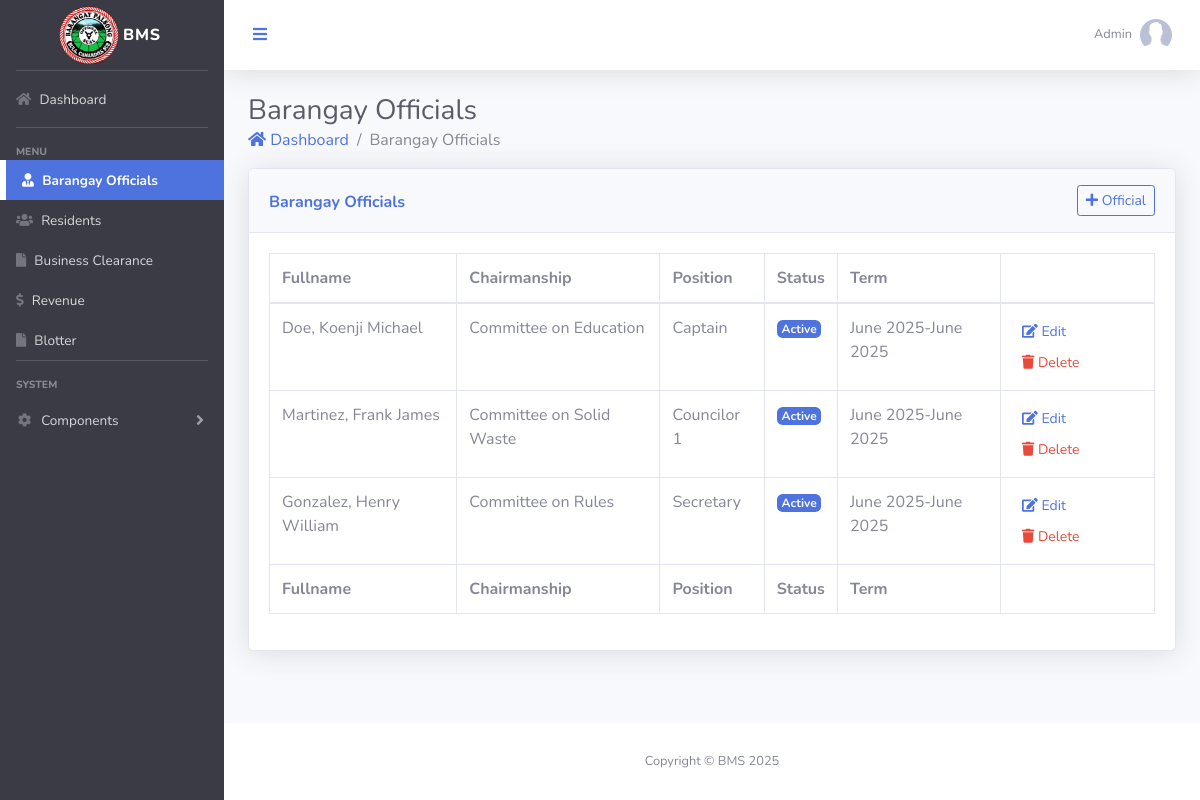
The app's page /officials.php (signed in) with its own data.
### tables this page shows
CREATE TABLE `residents` (
  `id` int(11) NOT NULL,
  `national_id` varchar(25) NOT NULL,
  `citizenship` varchar(25) NOT NULL,
  `img` varchar(45) DEFAULT NULL,
  `firstname` varchar(45) NOT NULL,
  `middlename` varchar(45) DEFAULT NULL,
  `lastname` varchar(45) NOT NULL,
  `birthdate` date NOT NULL,
  `age` int(11) NOT NULL,
  `civilstatus` enum('single','married','widow') NOT NULL DEFAULT 'single',
  `sex` enum('male','female') NOT NULL DEFAULT 'male',
  `is_voter` enum('yes','no') NOT NULL DEFAULT 'no',
  `email` varchar(45) NOT NULL,
  `occupation` varchar(45) NOT NULL,
  `address` text NOT NULL,
  `is_deceased` enum('yes','no') NOT NULL DEFAULT 'no',
  `purok_id` int(11) NOT NULL,
  `is_indigenous` enum('yes','no') NOT NULL DEFAULT 'yes',
  `salary` varchar(45) DEFAULT '0',
  `created_at` timestamp NOT NULL DEFAULT current_timestamp(),
  `updated_at` timestamp NOT NULL DEFAULT current_timestamp()
);

CREATE TABLE `officials` (
  `id` int(11) NOT NULL,
  `status` enum('Active','Inactive') NOT NULL DEFAULT 'Active',
  `chairmanship_id` int(11) NOT NULL,
  `position_id` int(11) NOT NULL,
  `term_id` int(11) NOT NULL,
  `resident_id` int(11) NOT NULL,
  `created_at` timestamp NOT NULL DEFAULT current_timestamp(),
  `updated_at` timestamp NOT NULL DEFAULT current_timestamp()
);

CREATE TABLE `chairmanship` (
  `id` int(11) NOT NULL,
  `title` varchar(45) NOT NULL,
  `created_at` timestamp NOT NULL DEFAULT current_timestamp(),
  `updated_at` timestamp NOT NULL DEFAULT current_timestamp()
);

CREATE TABLE `position` (
  `id` int(11) NOT NULL,
  `position` varchar(45) NOT NULL,
  `order` int(11) NOT NULL,
  `created_at` timestamp NOT NULL DEFAULT current_timestamp(),
  `updated_at` timestamp NOT NULL DEFAULT current_timestamp()
);

CREATE TABLE `official_term` (
  `id` int(11) NOT NULL,
  `start_term` date NOT NULL,
  `end_term` date NOT NULL,
  `created_at` timestamp NOT NULL DEFAULT current_timestamp(),
  `updated_at` timestamp NOT NULL DEFAULT current_timestamp()
);

### model/Officials/OfficialList.php (called while the page is built, shortened)
<?php
	if (isset($_SESSION['role'])) {
		$query = [];
		$result = [];
		$query['officials'] = "SELECT
			O.id AS id,
			O.resident_id AS resident_id,
			O.position_id AS position_id,
			O.chairmanship_id AS chairmanship_id,
			O.status AS status,
			C.title AS chairmanship,
			O.term_id AS term,
			OT.start_term AS start_term,
			OT.end_term AS end_term,
			P.position AS position,
			O.created_at AS created_at,
			O.updated_at AS updated_at
			FROM `officials` AS O
			INNER JOIN chairmanship AS C ON O.chairmanship_id = C.id
			INNER JOIN position AS P ON O.position_id = P.id
			INNER JOIN official_term AS OT ON O.term_id = OT.id";
		$result['officials'] = $conn->query($query['officials']);
		$official = [];
		$query['official_term'] = "SELECT * FROM `official_term`";
		$query['chairmanship'] = "SELECT * FROM `chairmanship`";
		$query['position'] = "SELECT * FROM `position`";
		$query['residents'] = "SELECT * FROM `residents` ORDER BY `lastname`";
		$result['residents'] = $conn->query($query['residents']);
		$residents = [];
	}
?>

### officials.php (shortened to what this page needs)
<?php
    include 'server/Database.php';
    include 'model/officials/OfficialList.php';
?>
<?php include 'templates/header.php' ?>
</head>
<body id="page-top">
    <div id="wrapper">
        <?php include 'templates/sidebar.php' ?>
        <div id="content-wrapper" class="d-flex flex-column">
            <div id="content">
                <?php include 'templates/navbar.php' ?>
                <div class="container-fluid">
                    <h1 class="h3 mb-0 text-gray-800">Barangay Officials</h1>
                    <nav aria-label="breadcrumb">
                      <ol class="breadcrumb bg-transparent m-0 mb-3 p-0">
                        <li class="breadcrumb-item"><a href="dashboard.php"> <i class="fas fa-home"></i> Dashboard</a></li>
                        <li class="breadcrumb-item active" aria-current="page">Barangay Officials</li>
                      </ol>
                    </nav>
                    <div class="card shadow mb-4">
                        <div class="card-header py-3 d-flex  justify-content-between">
                            <h6 class="pt-2 m-0 font-weight-bold text-primary">Barangay Officials</h6>
                            <button
                                type="button"
                                class="btn btn-outline-primary btn-sm"
                                data-toggle="modal" data-target="#addOfficial">
                             <i class="fas fa-plus"></i> Official
                            </button>
                        </div>
                        <div class="card-body">
                            <div class="table-responsive">
                                <table class="table table-bordered" id="dataTable" width="100%" cellspacing="0">
                                    <thead class="text-nowrap">
                                        <tr>
                                            <th>Fullname</th>
                                            <th>Chairmanship</th>
                                            <th>Position</th>
                                            <th>Status</th>
                                            <th>Term</th>
                                            <th></th>
                                        </tr>
                                    </thead>
                                    <tfoot>
                                        <th>Fullname</th>
                                        <th>Chairmanship</th>
                                        <th>Position</th>
                                        <th>Status</th>
                                        <th>Term</th>
                                        <th></th>
                                    </tfoot>
                                    <tbody>
                                        <?php if (!empty($official)): ?>
                                            <?php foreach($official as $row): ?>
                                            <?php
                                                $badge = $row['status'] == 'Active' ? 'bg-primary' : 'bg-info';
                                            ?>
                                             <tr>
                                                <td>
                                                    <?php foreach($residents as $res): ?>
                                                        <?php if($row['resident_id'] == $res['id']): ?>
                                                            <?= ucwords($res['lastname'].', '.$res['firstname'].' '.$res['middlename']) ?>
                                                        <?php endif ?>
                                                    <?php endforeach ?>
                                                </td>
                                                <td><?=$row['chairmanship']?></td>
                                                <td><?=$row['position']?></td>
                                                <td>
                                                    <span class="badge <?=$badge?> text-light"><?=$row['status']?></span>
                                                </td>
                                                <td><?=date("F Y", strtotime($row['start_term'])) . '-' . date("F Y", strtotime($row['end_term']))?></td>
                                                <td>
                                                    <button
                                                        type="button"
                                                        class="btn  btn-sm text-primary"
                                                        data-toggle="modal"
                                                        data-target="#editOfficial"
                                                        onclick="viewOfficial(this)"
                                                        data-id="<?=$row['id']?>"
                                                        data-status="<?=$row['status']?>"
                                                        data-chairmanship_id="<?=$row['chairmanship_id']?>"
                                                        data-position_id="<?=$row['position_id']?>"
                                                        data-term_id="<?=$row['term']?>"
                                                        data-resident_id="<?=$row['resident_id']?>">
                                                     <i class="fas fa-edit"></i> Edit
                                                    </button>
                                                    <button
                                                        type="button"
                                                        class="btn btn-sm text-danger"
                                                        data-target="#deleteOfficial"
                                                        data-id="<?=$row['id']?>">
                                                     <i class="fas fa-trash"></i> Delete
                                                    </button>
                                                </td>
                                             </tr>
                                            <?php endforeach ?>
                                        <?php endif ?>
                                    </tbody>
                                </table>
                            </div>
                        </div>
                    </div>
                </div>
            </div>
<?php
 include 'templates/footer.php';
?>

### records on screen
officials: chairmanship.title "Committee on Education", position.position "Captain", status "Active", term.start_term "June 2025", term.end_term "June 2025"
residents: lastname+firstname+middlename "Doe, Koenji Michael"
officials: chairmanship.title "Committee on Solid Waste", position.position "Councilor 1", status "Active", term.start_term "June 2025", term.end_term "June 2025"
residents: lastname+firstname+middlename "Martinez, Frank James"
officials: chairmanship.title "Committee on Rules", position.position "Secretary", status "Active", term.start_term "June 2025", term.end_term "June 2025"
residents: lastname+firstname+middlename "Gonzalez, Henry William"

### other values on screen
$_SESSION['username'] "Admin"
